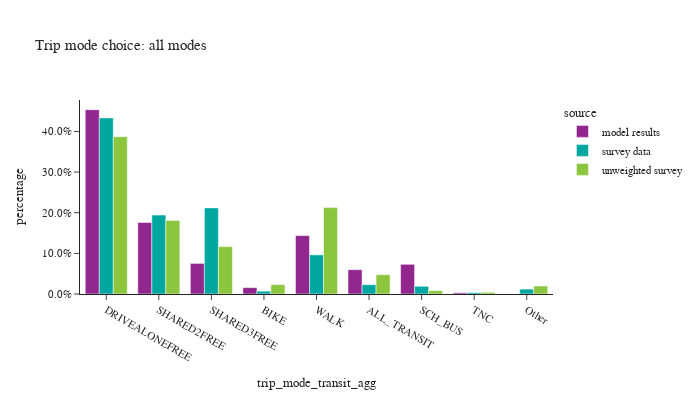

Source (notebook cell):
### Code cell
# aggregate transit modes
transit_modes = ['WALK_LOC','WALK_COM','WALK_FRY','WALK_LR','DRIVE_TRN']
trip_mode_ordered = ["DRIVEALONEFREE", "SHARED2FREE", "SHARED3FREE", "BIKE","WALK","ALL_TRANSIT","SCH_BUS","TNC","Other"]
trip_data['trip_mode_transit_agg'] = trip_data['trip_mode_match'].apply(lambda x: "ALL_TRANSIT" if x in transit_modes else x)

df_plot = trip_data.groupby(['source','trip_mode_transit_agg'])['trip_weight'].sum().reset_index()
df_plot['percentage'] = df_plot.groupby(['source'], group_keys=False)['trip_weight']. \
    apply(lambda x: x / float(x.sum()))

fig = px.bar(df_plot, x="trip_mode_transit_agg", y="percentage", color="source",barmode="group",
             category_orders={"trip_mode_transit_agg": trip_mode_ordered},
             title="Trip mode choice: all modes")
fig.for_each_annotation(lambda a: a.update(text = a.text.split("=")[-1]))
fig.update_layout(height=400, width=700, yaxis=dict(tickformat=".1%"))
fig.show()

### Figure 1 — Plotly figure (JSON) as saved in the notebook; plotly's stock layout.template omitted (floating-point values rounded to 4 significant figures)
{"data": [{"alignmentgroup": "True", "hovertemplate": "source=model results<br>trip_mode_transit_agg=%{x}<br>percentage=%{y}<extra></extra>", "legendgroup": "model results", "marker": {"color": "#91268F", "pattern": {"shape": ""}}, "name": "model results", "offsetgroup": "model results", "orientation": "v", "showlegend": true, "textposition": "auto", "type": "bar", "x": ["ALL_TRANSIT", "BIKE", "DRIVEALONEFREE", "SCH_BUS", "SHARED2FREE", "SHARED3FREE", "TNC", "WALK"], "xaxis": "x", "y": [0.05982, 0.01571, 0.4535, 0.07308, 0.176, 0.07524, 0.003008, 0.1436], "yaxis": "y"}, {"alignmentgroup": "True", "hovertemplate": "source=survey data<br>trip_mode_transit_agg=%{x}<br>percentage=%{y}<extra></extra>", "legendgroup": "survey data", "marker": {"color": "#00A7A0", "pattern": {"shape": ""}}, "name": "survey data", "offsetgroup": "survey data", "orientation": "v", "showlegend": true, "textposition": "auto", "type": "bar", "x": ["ALL_TRANSIT", "BIKE", "DRIVEALONEFREE", "Other", "SCH_BUS", "SHARED2FREE", "SHARED3FREE", "TNC", "WALK"], "xaxis": "x", "y": [0.02291, 0.007051, 0.4333, 0.01204, 0.01902, 0.1941, 0.2119, 0.003315, 0.09635], "yaxis": "y"}, {"alignmentgroup": "True", "hovertemplate": "source=unweighted survey<br>trip_mode_transit_agg=%{x}<br>percentage=%{y}<extra></extra>", "legendgroup": "unweighted survey", "marker": {"color": "#8CC63E", "pattern": {"shape": ""}}, "name": "unweighted survey", "offsetgroup": "unweighted survey", "orientation": "v", "showlegend": true, "textposition": "auto", "type": "bar", "x": ["ALL_TRANSIT", "BIKE", "DRIVEALONEFREE", "Other", "SCH_BUS", "SHARED2FREE", "SHARED3FREE", "TNC", "WALK"], "xaxis": "x", "y": [0.04756, 0.02305, 0.3871, 0.01957, 0.008233, 0.1811, 0.1167, 0.004184, 0.2126], "yaxis": "y"}], "layout": {"barmode": "group", "height": 400, "legend": {"title": {"text": "source"}, "tracegroupgap": 0}, "title": {"text": "Trip mode choice: all modes"}, "width": 700, "xaxis": {"anchor": "y", "categoryarray": ["DRIVEALONEFREE", "SHARED2FREE", "SHARED3FREE", "BIKE", "WALK", "ALL_TRANSIT", "SCH_BUS", "TNC", "Other"], "categoryorder": "array", "domain": [0.0, 1.0], "title": {"text": "trip_mode_transit_agg"}}, "yaxis": {"anchor": "x", "domain": [0.0, 1.0], "tickformat": ".1%", "title": {"text": "percentage"}}}}
